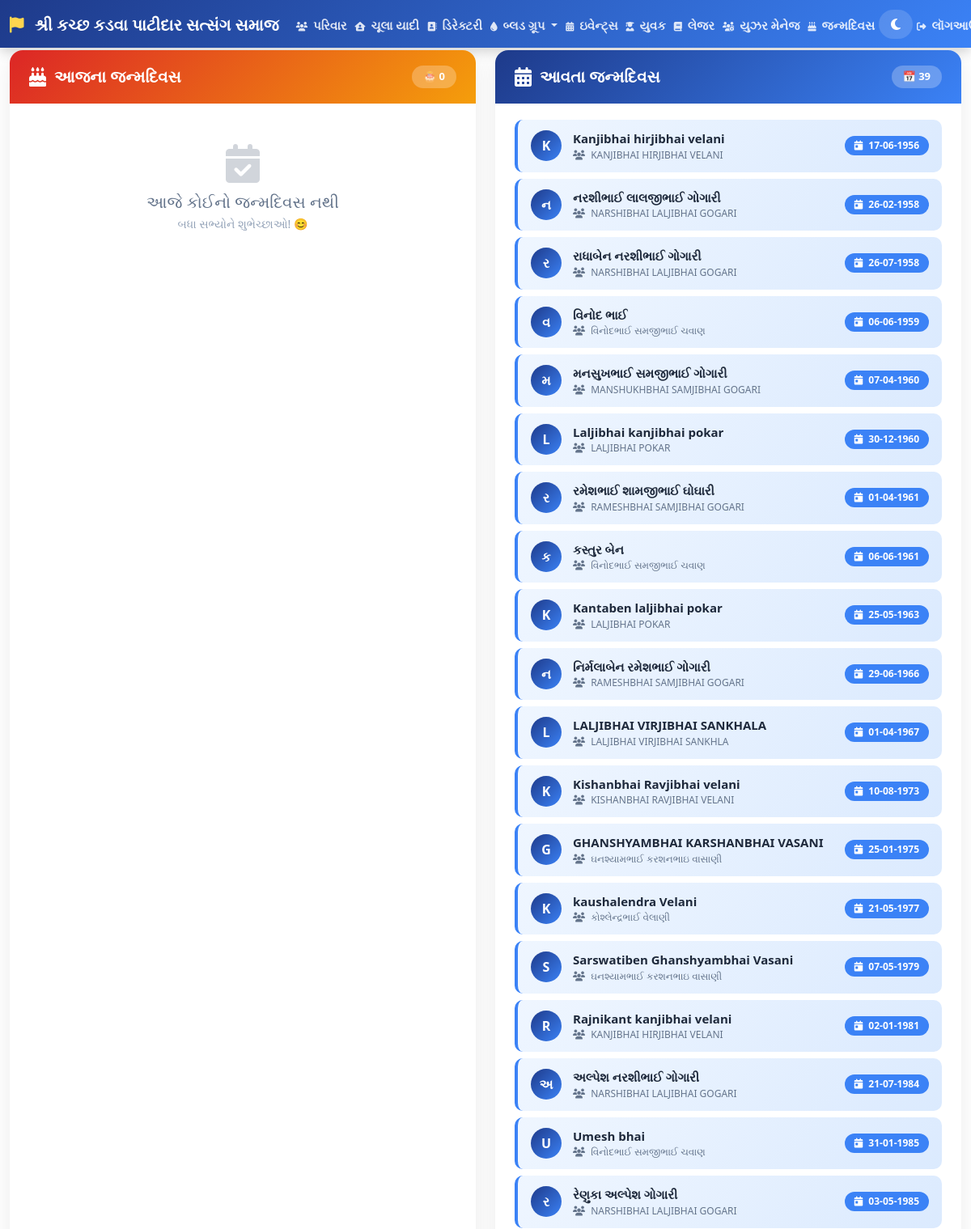
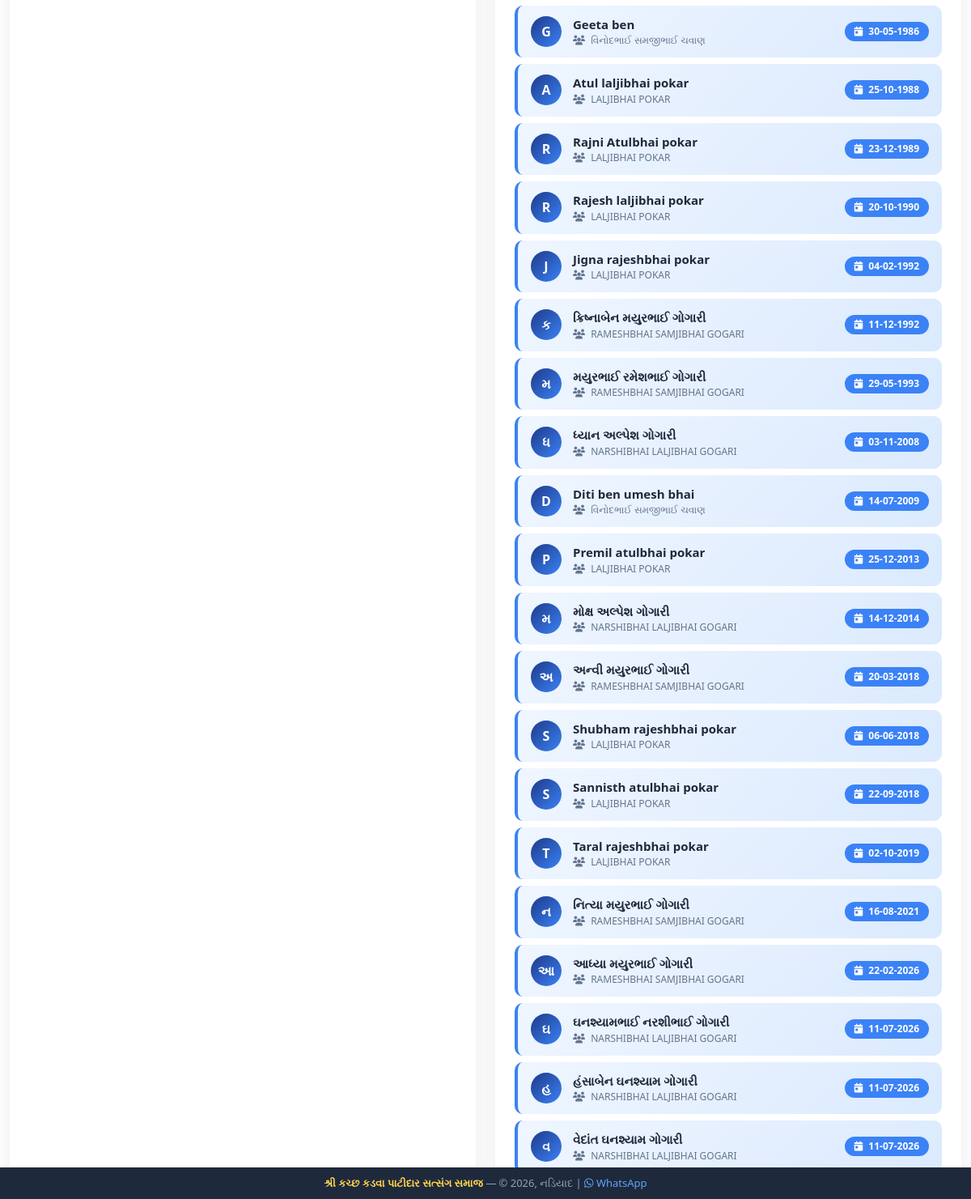
The page /birthdays (signed in) on the database its author committed (2 pictures, top to bottom).
### tables this page shows
CREATE TABLE family_members (
        id INTEGER PRIMARY KEY AUTOINCREMENT, 
        family_id INTEGER, 
        name TEXT, 
        mobile TEXT, 
        business_study TEXT, 
        birth_date TEXT
    , house_number TEXT DEFAULT '1', is_head INTEGER DEFAULT 0, blood_group TEXT);

CREATE TABLE families (
        id INTEGER PRIMARY KEY AUTOINCREMENT, 
        firm_name TEXT, 
        family_name TEXT, 
        mobile TEXT, 
        address TEXT, 
        uif REAL DEFAULT 0.0
    );

### app.py (the view)
@app.route("/birthdays")
def birthdays():
    if not session.get("logged_in"):
        return redirect("/login")
    if session.get("role") != "treasurer":
        return "<h3>તમને જન્મદિનનું મેનુ જોવાની પરવાનગી નથી!</h3>", 403
    today = datetime.now()
    conn = sqlite3.connect("samaj.db")
    cursor = conn.cursor()
    cursor.execute("""
        SELECT
            families.family_name,
            family_members.name,
            family_members.birth_date
        FROM family_members
        JOIN families ON families.id = family_members.family_id
        WHERE family_members.birth_date IS NOT NULL
        AND family_members.birth_date != ''
        ORDER BY family_members.birth_date ASC
    """)
    data = cursor.fetchall()
    conn.close()
    today_list = []
    upcoming_list = []
    for row in data:
        if not row[2]:
            continue
        bdate_str = row[2].strip()
        bdate_obj = None
        for fmt in ("%Y-%m-%d", "%d-%m-%Y"):
            try:
                bdate_obj = datetime.strptime(bdate_str, fmt)
                break
            except:
                continue
        if bdate_obj:
            if bdate_obj.month == today.month and bdate_obj.day == today.day:
                today_list.append({
                    'family_name': row[0],
                    'name': row[1],
                    'birth_date': bdate_obj.strftime("%d-%m-%Y")
                })
            else:
                upcoming_list.append({
                    'family_name': row[0],
                    'name': row[1],
                    'birth_date': bdate_obj.strftime("%d-%m-%Y")
                })
    upcoming_list.sort(key=lambda x: datetime.strptime(x['birth_date'], "%d-%m-%Y"))
    return render_template("birthdays.html",
                          today_birthdays=today_list,
                          upcoming_birthdays=upcoming_list)

### templates/birthdays.html (shortened to what this page needs)
{% extends "base.html" %}
{% block content %}
<div class="bd-container">
    <div class="row g-4">
        <div class="col-lg-6">
            <div class="bd-card card-today card">
                <div class="card-header">
                    <div class="bd-today-title">
                        <i class="fas fa-birthday-cake"></i> આજના જન્મદિવસ
                    </div>
                    <span class="badge-count">
                        🎂 {{ today_birthdays|length }}
                    </span>
                </div>
                <div class="card-body">
                    {% if today_birthdays %}
                        {% for b in today_birthdays %}
                        <div class="birthday-item">
                            <div style="display:flex; align-items:center; flex-wrap:wrap; flex:1;">
                                <div class="avatar">
                                    {{ b.name[0]|upper }}
                                </div>
                                <div class="info">
                                    <div class="name">
                                        🎉 {{ b.name }}
                                    </div>
                                    <div class="family">
                                        <i class="fas fa-users me-1"></i> {{ b.family_name }}
                                    </div>
                                </div>
                            </div>
                            <div class="date-badge">
                                <i class="fas fa-calendar-day me-1"></i> {{ b.birth_date }}
                            </div>
                        </div>
                        {% endfor %}
                    {% else %}
                        <div class="no-birthday">
                            <i class="fas fa-calendar-check"></i>
                            <h5>આજે કોઈનો જન્મદિવસ નથી</h5>
                            <p style="font-size:14px;">બધા સભ્યોને શુભેચ્છાઓ! 😊</p>
                        </div>
                    {% endif %}
                </div>
            </div>
        </div>
        <div class="col-lg-6">
            <div class="bd-card card-upcoming card">
                <div class="card-header">
                    <div class="bd-upcoming-title">
                        <i class="fas fa-calendar-alt"></i> આવતા જન્મદિવસ
                    </div>
                    <span class="badge-count">
                        📅 {{ upcoming_birthdays|length }}
                    </span>
                </div>
                <div class="card-body">
                    {% if upcoming_birthdays %}
                        {% for b in upcoming_birthdays %}
                        <div class="birthday-item">
                            <div style="display:flex; align-items:center; flex-wrap:wrap; flex:1;">
                                <div class="avatar">
                                    {{ b.name[0]|upper }}
                                </div>
                                <div class="info">
                                    <div class="name">
                                        {{ b.name }}
                                    </div>
                                    <div class="family">
                                        <i class="fas fa-users me-1"></i> {{ b.family_name }}
                                    </div>
                                </div>
                            </div>
                            <div class="date-badge">
                                <i class="fas fa-calendar-day me-1"></i> {{ b.birth_date }}
                            </div>
                        </div>
                        {% endfor %}
                    {% else %}
                        <div class="no-birthday">
                            <i class="fas fa-calendar-plus"></i>
                            <h5>કોઈ આવતા જન્મદિવસ નથી</h5>
                            <p style="font-size:14px;">બધા સભ્યોને શુભેચ્છાઓ! 😊</p>
                        </div>
                    {% endif %}
                </div>
            </div>
        </div>
    </div>
</div>
{% endblock %}

### templates/base.html (style rules this page uses)
html, body { width: 100% !important; overflow-x: hidden !important; margin: 0 !important; padding: 0 !important; }
body { font-family: 'Segoe UI', Tahoma, Geneva, Verdana, sans-serif; padding-bottom: 60px; transition: all 0.3s; }
.card { border-radius: 15px; box-shadow: 0 10px 30px rgba(0,0,0,0.08); border: none; overflow: hidden; }
.card-header { background: linear-gradient(135deg, #1e3a8a, #3b82f6); color: white; padding: 18px 25px; border-bottom: none; }
* { box-sizing: border-box; }
body { overflow-x: hidden !important; width: 100%; }

### templates/birthdays.html (style rules this page uses)
.bd-container { max-width: 1200px; margin: 0 auto; }
.bd-card { border-radius: 16px; box-shadow: 0 8px 30px rgba(0,0,0,0.08); border: none; overflow: hidden; height: 100%; }
.bd-card .card-header { padding: 18px 24px; border-bottom: none; display: flex; justify-content: space-between; align-items: center; flex-wrap: wrap; }
.bd-card .card-header .badge-count { background: rgba(255,255,255,0.25); padding: 4px 14px; border-radius: 20px; font-size: 13px; font-weight: 600; color: #ffffff; }
.bd-card .card-body { padding: 20px 24px 24px; }
.card-today .card-header { background: linear-gradient(135deg, #dc2626, #f59e0b); color: white !important; }
.card-upcoming .card-header { background: linear-gradient(135deg, #1e3a8a, #3b82f6); color: white !important; }
.card-upcoming .birthday-item { background: linear-gradient(135deg, #eff6ff, #dbeafe); border-left: 4px solid #3b82f6; border-radius: 10px; padding: 12px 16px; margin-bottom: 8px; transition: all 0.3s; display: flex; align-items: center; justify-content: space-between; flex-wrap: wrap; }
.card-upcoming .birthday-item .avatar { width: 38px; height: 38px; border-radius: 50%; background: linear-gradient(135deg, #1e3a8a, #3b82f6); display: flex; align-items: center; justify-content: center; color: white; font-size: 16px; font-weight: 700; flex-shrink: 0; }
.card-upcoming .birthday-item .info { flex: 1; padding: 0 14px; }
.card-upcoming .birthday-item .info .name { font-weight: 600; font-size: 15px; color: #1e293b; }
.card-upcoming .birthday-item .info .family { font-size: 12px; color: #64748b; }
.card-upcoming .birthday-item .date-badge { background: #3b82f6; color: white; padding: 3px 12px; border-radius: 20px; font-size: 12px; font-weight: 600; }
.no-birthday { text-align: center; padding: 30px 20px; color: #94a3b8; }
.no-birthday i { font-size: 48px; display: block; margin-bottom: 12px; color: #d1d5db; }
.no-birthday h5 { color: #64748b; margin-bottom: 4px; }
.bd-today-title { font-size: 20px; font-weight: 700; color: #ffffff !important; display: flex; align-items: center; gap: 10px; }
.bd-today-title i { font-size: 24px; color: #ffffff; }
.bd-upcoming-title { font-size: 20px; font-weight: 700; color: #ffffff !important; display: flex; align-items: center; gap: 10px; }
.bd-upcoming-title i { font-size: 24px; color: #ffffff; }

### rows shown on the page
family_members: name "K", name "Kanjibhai hirjibhai velani", family_name "KANJIBHAI HIRJIBHAI VELANI", birth_date "17-06-1956"
family_members: name "ન", name "નરશીભાઈ લાલજીભાઈ ગોગારી", family_name "NARSHIBHAI LALJIBHAI GOGARI", birth_date "26-02-1958"
family_members: name "ર", name "રાધાબેન નરશીભાઈ ગોગારી", family_name "NARSHIBHAI LALJIBHAI GOGARI", birth_date "26-07-1958"
family_members: name "વ", name "વિનોદ ભાઈ", family_name "વિનોદભાઈ સમજીભાઈ ચવાણ", birth_date "06-06-1959"
family_members: name "મ", name "મનસુખભાઈ સમજીભાઈ ગોગારી", family_name "MANSHUKHBHAI SAMJIBHAI GOGARI", birth_date "07-04-1960"
family_members: name "L", name "Laljibhai kanjibhai pokar", family_name "LALJIBHAI POKAR", birth_date "30-12-1960"
family_members: name "ર", name "રમેશભાઈ શામજીભાઈ ઘોઘારી", family_name "RAMESHBHAI SAMJIBHAI GOGARI", birth_date "01-04-1961"
family_members: name "ક", name "કસ્તુર બેન", family_name "વિનોદભાઈ સમજીભાઈ ચવાણ", birth_date "06-06-1961"
family_members: name "K", name "Kantaben laljibhai pokar", family_name "LALJIBHAI POKAR", birth_date "25-05-1963"
family_members: name "ન", name "નિર્મલાબેન રમેશભાઈ ગોગારી", family_name "RAMESHBHAI SAMJIBHAI GOGARI", birth_date "29-06-1966"
family_members: name "L", name "LALJIBHAI VIRJIBHAI SANKHALA", family_name "LALJIBHAI VIRJIBHAI SANKHLA", birth_date "01-04-1967"
family_members: name "K", name "Kishanbhai Ravjibhai velani", family_name "KISHANBHAI RAVJIBHAI VELANI", birth_date "10-08-1973"
family_members: name "G", name "GHANSHYAMBHAI KARSHANBHAI VASANI", family_name "ઘનશ્યામભાઈ કરશનભાઇ વાસાણી", birth_date "25-01-1975"
family_members: name "K", name "kaushalendra Velani", family_name "કોશ્લેન્દ્રભાઈ વેલાણી", birth_date "21-05-1977"
family_members: name "S", name "Sarswatiben Ghanshyambhai Vasani", family_name "ઘનશ્યામભાઈ કરશનભાઇ વાસાણી", birth_date "07-05-1979"
family_members: name "R", name "Rajnikant kanjibhai velani", family_name "KANJIBHAI HIRJIBHAI VELANI", birth_date "02-01-1981"
family_members: name "અ", name "અલ્પેશ નરશીભાઈ ગોગારી", family_name "NARSHIBHAI LALJIBHAI GOGARI", birth_date "21-07-1984"
family_members: name "U", name "Umesh bhai", family_name "વિનોદભાઈ સમજીભાઈ ચવાણ", birth_date "31-01-1985"
family_members: name "ર", name "રેણુકા અલ્પેશ ગોગારી", family_name "NARSHIBHAI LALJIBHAI GOGARI", birth_date "03-05-1985"
family_members: name "G", name "Geeta ben", family_name "વિનોદભાઈ સમજીભાઈ ચવાણ", birth_date "30-05-1986"
family_members: name "A", name "Atul laljibhai pokar", family_name "LALJIBHAI POKAR", birth_date "25-10-1988"
family_members: name "R", name "Rajni Atulbhai pokar", family_name "LALJIBHAI POKAR", birth_date "23-12-1989"
family_members: name "R", name "Rajesh laljibhai pokar", family_name "LALJIBHAI POKAR", birth_date "20-10-1990"
family_members: name "J", name "Jigna rajeshbhai pokar", family_name "LALJIBHAI POKAR", birth_date "04-02-1992"
family_members: name "ક", name "ક્રિષ્નાબેન મયુરભાઈ ગોગારી", family_name "RAMESHBHAI SAMJIBHAI GOGARI", birth_date "11-12-1992"
family_members: name "મ", name "મયુરભાઈ રમેશભાઈ ગોગારી", family_name "RAMESHBHAI SAMJIBHAI GOGARI", birth_date "29-05-1993"
family_members: name "ધ", name "ધ્યાન અલ્પેશ ગોગારી", family_name "NARSHIBHAI LALJIBHAI GOGARI", birth_date "03-11-2008"
family_members: name "D", name "Diti ben umesh bhai", family_name "વિનોદભાઈ સમજીભાઈ ચવાણ", birth_date "14-07-2009"
family_members: name "P", name "Premil atulbhai pokar", family_name "LALJIBHAI POKAR", birth_date "25-12-2013"
family_members: name "મ", name "મોક્ષ અલ્પેશ ગોગારી", family_name "NARSHIBHAI LALJIBHAI GOGARI", birth_date "14-12-2014"
family_members: name "અ", name "અન્વી મયુરભાઈ ગોગારી", family_name "RAMESHBHAI SAMJIBHAI GOGARI", birth_date "20-03-2018"
family_members: name "S", name "Shubham rajeshbhai pokar", family_name "LALJIBHAI POKAR", birth_date "06-06-2018"
family_members: name "S", name "Sannisth atulbhai pokar", family_name "LALJIBHAI POKAR", birth_date "22-09-2018"
family_members: name "T", name "Taral rajeshbhai pokar", family_name "LALJIBHAI POKAR", birth_date "02-10-2019"
family_members: name "ન", name "નિત્યા મયુરભાઈ ગોગારી", family_name "RAMESHBHAI SAMJIBHAI GOGARI", birth_date "16-08-2021"
family_members: name "આ", name "આધ્યા મયુરભાઈ ગોગારી", family_name "RAMESHBHAI SAMJIBHAI GOGARI", birth_date "22-02-2026"
family_members: name "ઘ", name "ઘનશ્યામભાઈ નરશીભાઈ ગોગારી", family_name "NARSHIBHAI LALJIBHAI GOGARI", birth_date "11-07-2026"
family_members: name "હ", name "હંસાબેન ઘનશ્યામ ગોગારી", family_name "NARSHIBHAI LALJIBHAI GOGARI", birth_date "11-07-2026"
family_members: name "વ", name "વેદાંત ઘનશ્યામ ગોગારી", family_name "NARSHIBHAI LALJIBHAI GOGARI", birth_date "11-07-2026"

### other values the page prints
{{ today_birthdays|length }} "0"
{{ upcoming_birthdays|length }} "39"
